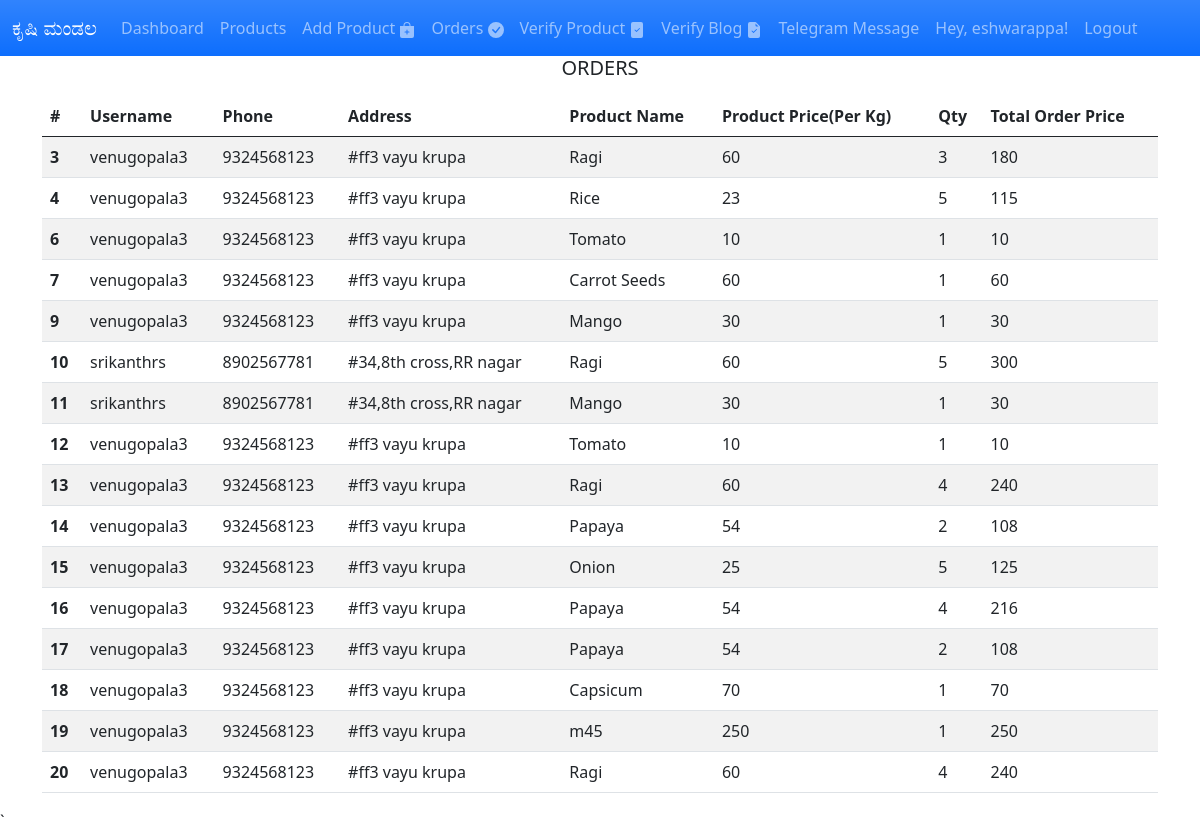
Screenshot of /admin/orders (signed in) with the database file from the repository.
### tables this page shows
CREATE TABLE "farmer" (
	"Name"	TEXT,
	"Age"	INTEGER,
	"Gender"	NUMERIC,
	"PhoneNumber"	TEXT,
	"AadharNumber"	TEXT,
	"Address"	TEXT,
	"District"	TEXT,
	"State"	TEXT,
	"Pincode"	INTEGER,
	"FarmCategory"	TEXT,
	"id"	INTEGER,
	"nameb"	TEXT,
	"accno"	INTEGER,
	"bankName"	TEXT,
	"ifsccode"	TEXT,
	"username"	TEXT,
	"password"	TEXT,
	"role"	TEXT,
	"type"	TEXT,
	PRIMARY KEY("id" AUTOINCREMENT)
);

CREATE TABLE "orders" (
	"Id"	INTEGER,
	"pid"	INTEGER,
	"uid"	INTEGER,
	"qty"	INTEGER,
	"status"	TEXT,
	"date"	INTEGER,
	PRIMARY KEY("Id" AUTOINCREMENT)
);

CREATE TABLE "products" (
	"Id"	INTEGER,
	"pname"	TEXT,
	"price"	INTEGER,
	"image"	BLOB,
	"details"	TEXT,
	"category"	TEXT,
	PRIMARY KEY("Id" AUTOINCREMENT)
);

### app.py (the view)
@app.get("/admin/orders", response_class=HTMLResponse)
def admin_orders(request: Request):
    con = sqlite3.connect("Myapp.db")
    con.row_factory = sqlite3.Row
    cur = con.cursor()
    cur.execute("SELECT *, o.id as oid from farmer u, products p, orders o where o.uid = u.id and o.pid = p.id")
    orders = cur.fetchall()
    con.close
    return templates.TemplateResponse("/admin/orders.html", {"request": request, "orders": orders})

### templates/admin/orders.html (shortened to what this page needs)
{% extends "/admin/base.html" %}
{% block content  %}
<div class="container">
    <h5 class="text-center">ORDERS</h5>
    <table class="table table-striped  table-bordered-dark my-3">
        <thead>
            <tr>
              <th scope="col">#</th>
              <th scope="col">Username</th>
              <th scope="col">Phone</th>
              <th scope="col">Address</th>
              <th scope="col">Product Name</th>
              <th scope="col">Product Price(Per Kg)</th>
              <th scope="col">Qty</th>
              <th scope="col">Total Order Price</th>
            </tr>
          </thead>
          <tbody>
            {% for order in orders %}
            <tr>
                <th scope="row">{{ order.oid }}</th>
                <td>{{order.username}}</td>
                <td>{{order.PhoneNumber}}</td>
                <td>{{order.address}}</td>
                <td>{{order.pname}}</td>
                <td>{{order.price}}</td>
                <td>{{order.qty}}</td>
                <td>{{order.qty | int * order.price | int}}</td>
            </tr>
            {% endfor %}
            </tbody>
    </table>
</div>
{% endblock %}

### templates/admin/base.html (style rules this page uses)
.bg { background: url("https://th.bing.com/th/id/R.9215505d682ec7d7e5d8d9f361c9c3e3?rik=KPCJr8sgAungvw&riu=http%3a%2f%2fcdn.wallpapersafari.com%2f18%2f4%2ff6SdYa.jpg&ehk=cq1hCv1JtLpCF40gnczGRCHjMcMVlnCCGg7NKrGHhuc%3d&risl=&pid=ImgRaw&r=0 "); object-fit: cover; }

### rows the page displays
farmer: oid "3", username "venugopala3", PhoneNumber "9324568123", address "#ff3 vayu krupa", pname "Ragi", price "60", qty "3", order.qty|int*order.price|int "180", oid "4", pname "Rice", price "23", qty "5", order.qty|int*order.price|int "115", oid "6", pname "Tomato", price "10", qty "1", order.qty|int*order.price|int "10", oid "7", pname "Carrot Seeds", order.qty|int*order.price|int "60", oid "9", pname "Mango", price "30", order.qty|int*order.price|int "30", oid "12", oid "13", qty "4", order.qty|int*order.price|int "240", oid "14", pname "Papaya", price "54", qty "2", order.qty|int*order.price|int "108", oid "15", pname "Onion", price "25", order.qty|int*order.price|int "125", oid "16", order.qty|int*order.price|int "216", oid "17", oid "18", pname "Capsicum", price "70", order.qty|int*order.price|int "70", oid "19", pname "m45", price "250", order.qty|int*order.price|int "250", oid "20"
farmer: oid "10", username "srikanthrs", PhoneNumber "8902567781", address "#34,8th cross,RR nagar", pname "Ragi", price "60", qty "5", order.qty|int*order.price|int "300", oid "11", pname "Mango", price "30", qty "1", order.qty|int*order.price|int "30"

### other values shown
{{ request.session.get('username') }} "eshwarappa"
